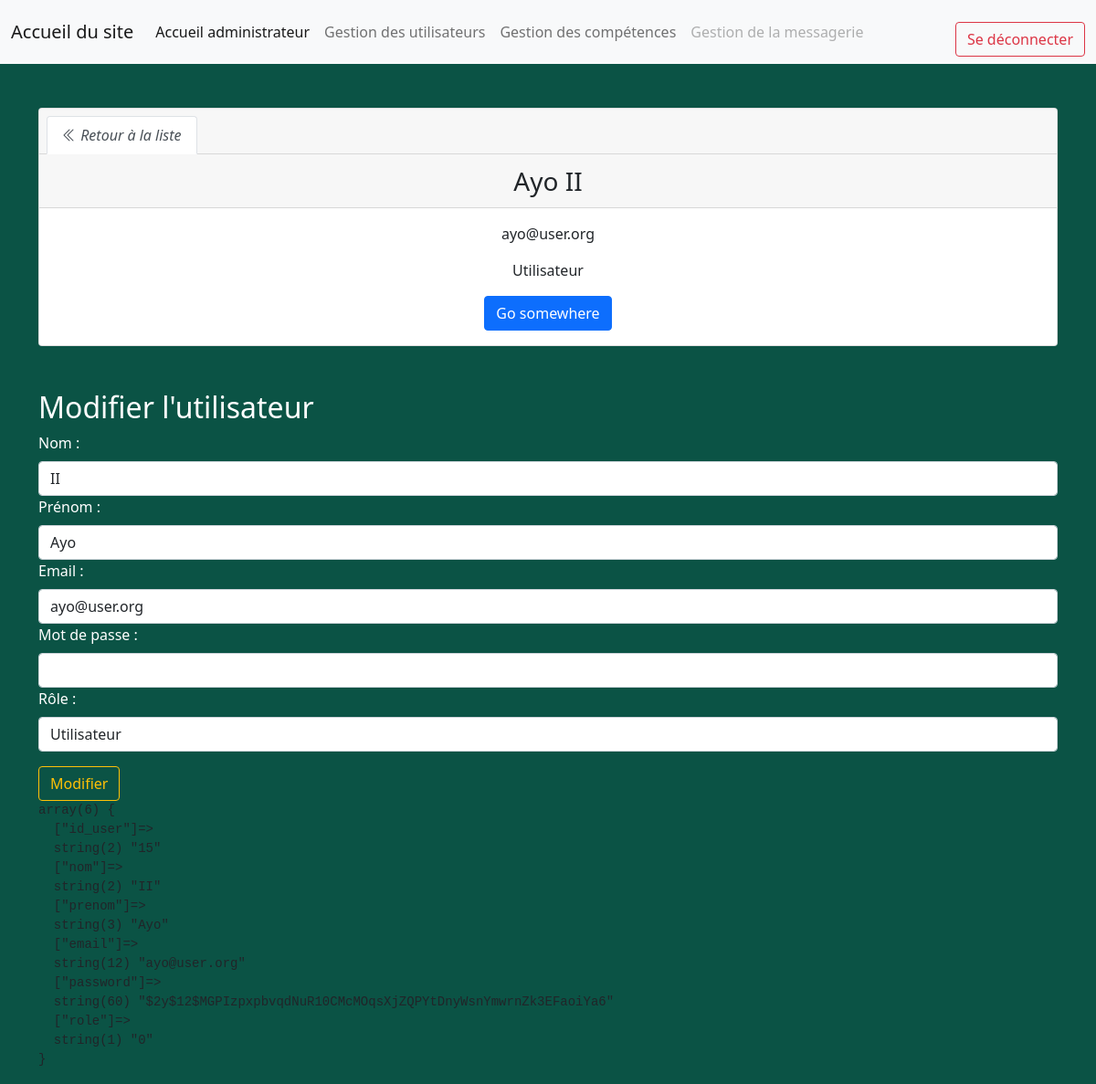
Screenshot of /admin/updateUser.php?id_user=15 (signed in) with the database file from the repository.
### tables this page shows
CREATE TABLE IF NOT EXISTS `table_user` (
  `id_user` int NOT NULL AUTO_INCREMENT,
  `nom` varchar(255) NOT NULL,
  `prenom` varchar(255) NOT NULL,
  `email` varchar(255) NOT NULL,
  `password` varchar(255) NOT NULL,
  `role` tinyint(1) NOT NULL,
  PRIMARY KEY (`id_user`),
  UNIQUE KEY `email` (`email`)
);

### admin/updateUser.php (the view, shortened to what this page needs)
<?php
include("../assets/inc/headBack.php");
$id = $_GET["id_user"];
require("../core/connexion.php");
$sql = "SELECT `id_user`, `nom`, `prenom`, `email`, `password`, `role`
            FROM `table_user`
            WHERE `id_user` = $id
            ";
$query = mysqli_query($connexion, $sql) or die(mysqli_error($connexion));
$user = mysqli_fetch_assoc($query);
?>
<?php
include("../assets/inc/headerBack.php");
?>
<main>
    <div class="container">
        <div class="card text-center mt-5">
            <div class="card-header">
                <ul class="nav nav-tabs card-header-tabs">
                    <li class="nav-item">
                        <a class="nav-link active" aria-current="true"
                            href="http://localhost/la_manu/sitePhpProcedural/admin/listUsers.php"><i
                                class="bi bi-chevron-double-left"> Retour à la liste</i></a>
                    </li>
                </ul>
            </div>
            <div class="card-header fs-3">
                <?= $user["prenom"] . " " . $user["nom"] ?>
            </div>
            <div class="card-body">
                <p class="card-text"><?= $user["email"] ?></p>
                <?php
                if ($user["role"] == true) {
                    echo '<p class="card-text">Administrateur</p>';
                } else {
                    echo '<p class="card-text">Utilisateur</p>';
                }
                ?>
                <a href="#" class="btn btn-primary">Go somewhere</a>
            </div>
        </div>
        <div class="text-white mt-5">
            <h2>Modifier l'utilisateur</h2>
            <div class="form-group">
                <form method="POST" action="../core/userController.php">
                    <label for="nom">Nom :</label>
                    <input type="text" class="form-control mt-2" name="nom" id="nom" value="<?= $user["nom"] ?>">
                    <label for="prenom">Prénom :</label>
                    <input type="text" class="form-control mt-2" name="prenom" id="prenom"
                        value="<?= $user["prenom"] ?>">
                    <label for="email">Email :</label>
                    <input type="email" class="form-control mt-2" name="email" id="email" value="<?= $user["email"] ?>">
                    <label for="password">Mot de passe :</label>
                    <input type="password" class="form-control mt-2" name="password" id="password">
                    <label for="role">Rôle :</label>
                    <select name="role" id="role" class="form-control mt-2">
                        <option value="0" <?php if ($user["role"] == 0) {
                            echo "selected";
                        } ?>>Utilisateur</option>
                    </select>
                    <button class="btn btn-outline-warning mt-3" type="submit" name="execute"
                        value="update-user">Modifier</button>
                </form>
            </div>
        </div>
        <?php
        echo '<pre>';
        var_dump($user);
        echo '</pre>';
        ?>
    </div>
</main>
<?php
include("../assets/inc/footerBack.php");
?>

### assets/css/StyleBack.css (style rules this page uses)
body { background-color: #0B5345; }

### rows the page displays
table_user: prenom "Ayo", nom "II", email "ayo@user.org", role "Utilisateur"
